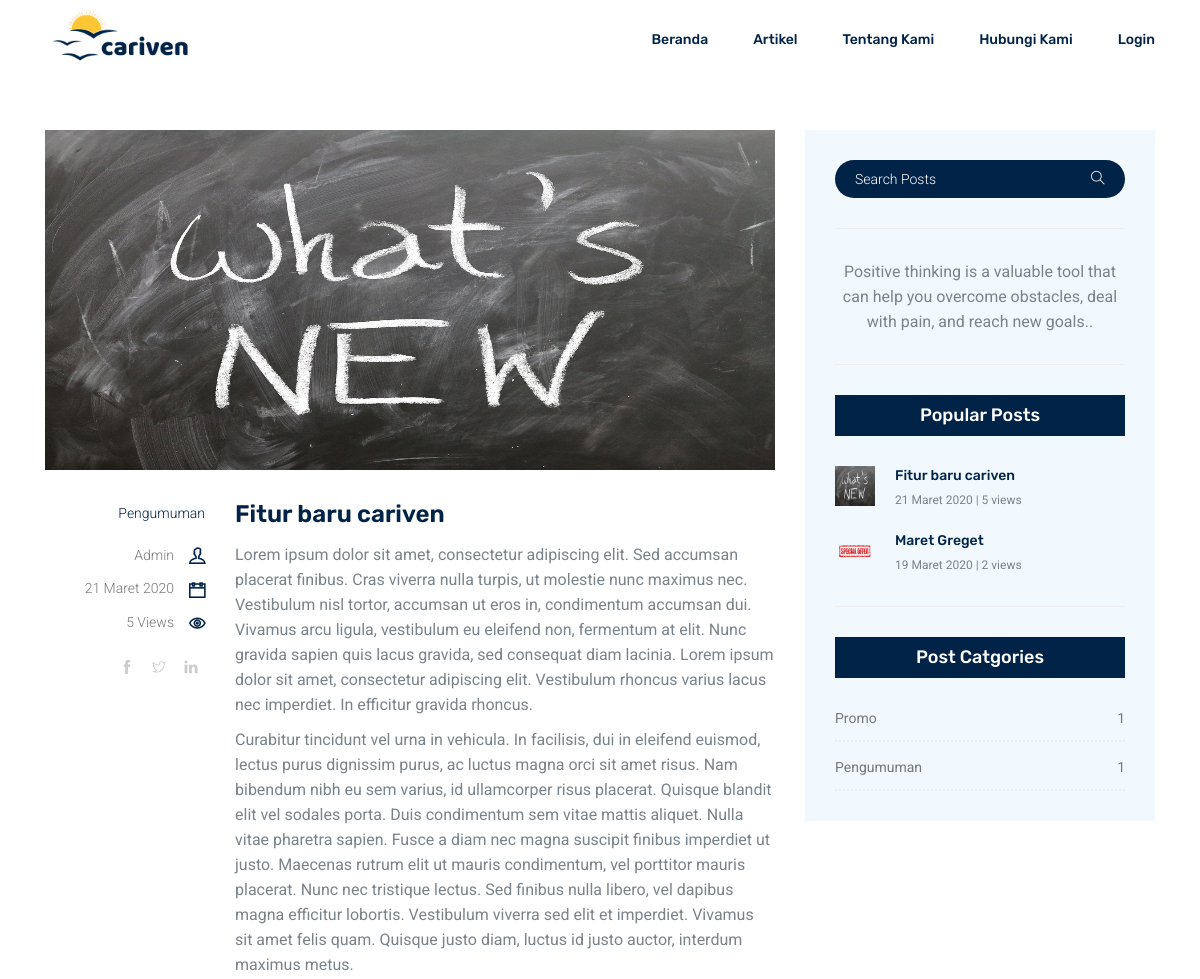
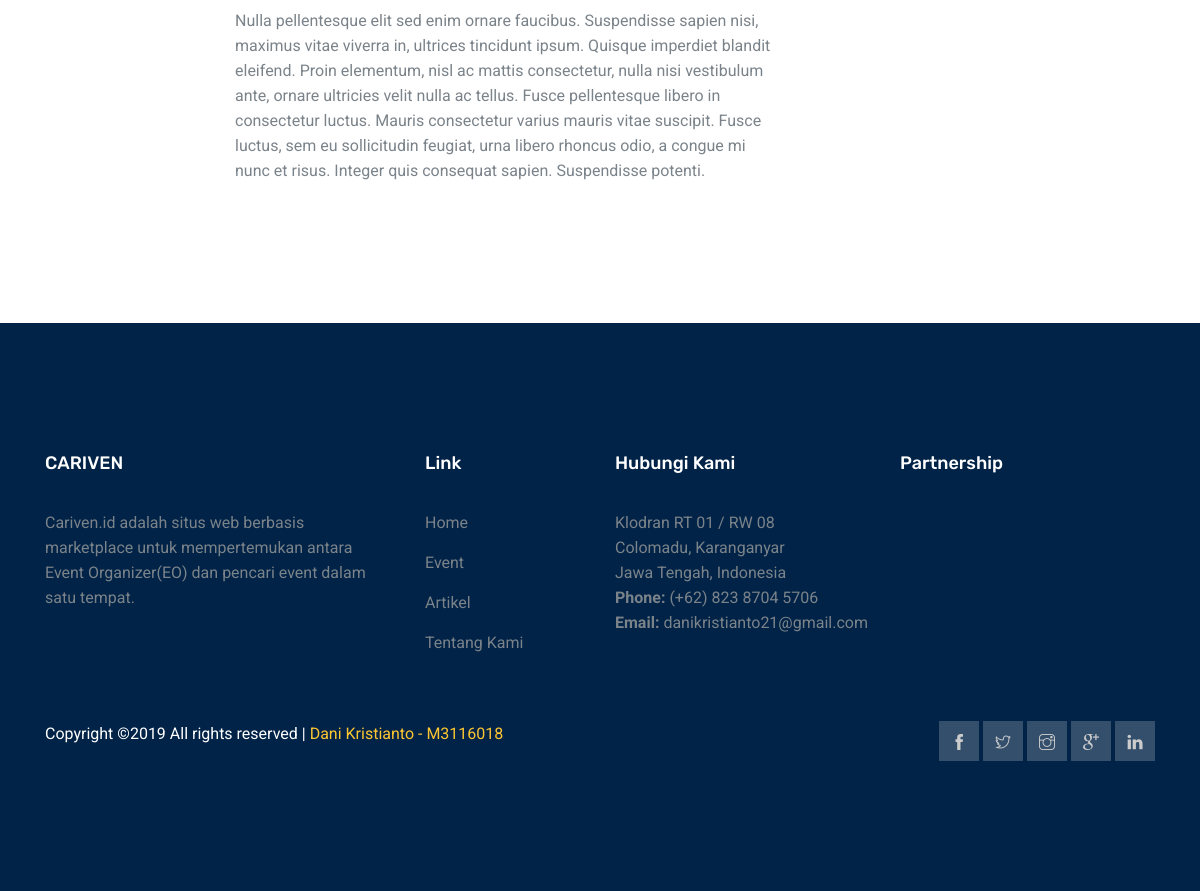
/artikel/fitur-baru-cariven, run on the app's committed database (2 pictures, top to bottom).
### tables this page shows
CREATE TABLE `news` (
  `id` int(11) NOT NULL,
  `title` varchar(100) NOT NULL,
  `slug` varchar(100) NOT NULL,
  `content` text NOT NULL,
  `category` int(11) NOT NULL,
  `image` varchar(50) NOT NULL,
  `views_count` int(11) NOT NULL DEFAULT 0,
  `created_by` int(11) NOT NULL,
  `created_at` timestamp NOT NULL DEFAULT current_timestamp(),
  `updated_at` timestamp NOT NULL DEFAULT current_timestamp() ON UPDATE current_timestamp()
);

CREATE TABLE `news_category` (
  `id` int(11) NOT NULL,
  `name` varchar(50) NOT NULL
);

CREATE TABLE `users` (
  `id` int(11) NOT NULL,
  `email` varchar(50) NOT NULL,
  `password` varchar(255) NOT NULL,
  `name` varchar(50) NOT NULL,
  `phone_number` varchar(13) NOT NULL,
  `short_bio` varchar(50) DEFAULT NULL,
  `address` text DEFAULT NULL,
  `profile_picture` varchar(50) NOT NULL DEFAULT 'default.png',
  `role` varchar(3) NOT NULL DEFAULT 'usr',
  `status` tinyint(1) NOT NULL DEFAULT 0,
  `status_description` varchar(50) DEFAULT NULL,
  `created_at` timestamp NOT NULL DEFAULT current_timestamp(),
  `updated_at` timestamp NOT NULL DEFAULT current_timestamp() ON UPDATE current_timestamp()
);

### application/controllers/News.php (called while the page is built, shortened)
<?php
class News extends CI_Controller
{
    function __construct()
    {
        $this->load->model('News_model','mNews');
        $this->load->library('form_validation');
    }
    function read($slug)
    {
        $row = $this->mNews->getBySlug($slug);
        $this->mNews->increaseReader($row->id);
        $popular_news  = $this->mNews->getPopularNews();
        $category_news = $this->mNews->getCategory();
        if ($row) {
            $data = array(
                'news_id'       => $row->id,
                'news_title'    => $row->title,
                'news_content'  => $row->content,
                'news_category' => $row->category_name,
                'slug'          => $row->slug,
                'news_image'    => $row->image,
                'news_count'    => $row->views_count,
                'news_admin'    => $row->user_name,
                'news_created'  => $row->created_at,
                'popular'       => $popular_news,
                'category'      => $category_news,
            );
            $this->load->view('news/news_read', $data);
        } else {
            $this->session->set_flashdata('message', 'Record Not Found');
            redirect(site_url('artikel'));
        }
    }
}

### index.php (called while the page is built, shortened)
<?php
require_once BASEPATH.'core/CodeIgniter.php';

### application/models/News_model.php (called while the page is built, shortened)
<?php
class News_model extends CI_Model
{
    public $table = 'news';
    public $id = 'id';
    public $order = 'DESC';
    function getPopularNews()
    {
        $this->db->order_by('views_count',$this->order)
                 ->limit(5);
        return $this->db->get($this->table)->result();
    }
    function getCategory()
    {
        $this->db->select('nc.id, nc.name, COUNT(n.created_by) AS jumlah_artikel')
                 ->from('news_category nc')
                 ->join('news n','nc.id = n.category','left')
                 ->group_by('nc.id')
                 ->order_by('nc.name', $this->order);
        return $this->db->get()->result();
    }
    function getBySlug($slug)
    {
        $this->db->select('n.*,nc.name as category_name,u.name as user_name')
                 ->from('news n')
                 ->join('news_category nc','nc.id = n.category')
                 ->join('users u','n.created_by = u.id')
                 ->where('n.slug', $slug);
        return $this->db->get()->row();
    }
    function increaseReader($id)
    {
        $this->db->where($this->id, $id)
                 ->set('views_count','`views_count`+1',FALSE)
                 ->update($this->table);
    }
}

### application/helpers/tgl_indo_helper.php (called while the page is built, shortened)
<?php  if ( ! defined('BASEPATH')) exit('No direct script access allowed');
    if ( ! function_exists('tgl_indo'))
    {
        function date_indo($tgl)
        {
            $ubah = gmdate($tgl, time()+60*60*8);
            $pecah = explode("-",$ubah);
            $tanggal = $pecah[2];
            $bulan = bulan($pecah[1]);
            $tahun = $pecah[0];
            return $tanggal.' '.$bulan.' '.$tahun;
        }
    }
    if ( ! function_exists('bulan'))
    {
        function bulan($bln)
        {
            switch ($bln)
            {
                case 3:
                    return "Maret";
                    break;
            }
        }
    }

### application/views/_partials/section-right-artikel.php (the view)
<div class="blog_right_sidebar">
	<aside class="single_sidebar_widget search_widget">
		<form action="<?= site_url('artikel/cari') ?>" method="get">
			<div class="input-group">
				<input type="text" class="form-control" name="v" placeholder="Search Posts">
				<span class="input-group-btn">
					<button class="btn btn-default" type="submit"><i class="ti-search"></i></button>
				</span>
			</div>
		</form>
		<div class="br"></div>
	</aside>
	<aside class="single_sidebar_widget author_widget">
		<p>Positive thinking is a valuable tool that can help you overcome obstacles, deal with pain,
			and reach new goals..</p>
		<div class="br"></div>
	</aside>
	<aside class="single_sidebar_widget popular_post_widget">
		<h3 class="widget_title">Popular Posts</h3>
		<?php foreach ($popular as $row): $dateCreated = date("Y-m-d", strtotime($row->created_at)); ?>
		<div class="media post_item">
			<img src="<?= base_url('assets/images/images-berita/'.$row->image) ?>" alt="post"
				style="width:40px; height: 40px;">
			<div class="media-body">
				<a href="<?= site_url('artikel/'.$row->slug) ?>">
					<h3><?= $row->title ?></h3>
				</a>
				<p><?= date_indo($dateCreated) . ' | ' . $row->views_count . ' views' ?></p>
			</div>
		</div>
		<?php endforeach ?>
		<div class="br"></div>
	</aside>
	<aside class="single_sidebar_widget post_category_widget">
		<h4 class="widget_title">Post Catgories</h4>
		<ul class="list cat-list">
			<?php foreach ($category as $row): ?>
			<li>
				<a href="<?= site_url('artikel/kategori/'.strtolower($row->name)) ?>"
					class="d-flex justify-content-between">
					<p><?= $row->name ?></p>
					<p><?= $row->jumlah_artikel ?></p>
				</a>
			</li>
			<?php endforeach ?>
		</ul>
	</aside>
</div>

### application/views/news/news_read.php (shortened to what this page needs)
<?php
	$this->load->view('_partials/header');
?>
<?php
    $this->load->view('_partials/navbar');
    $dateCreated = date("Y-m-d", strtotime($news_created));
?>
<section class="blog_area single-post-area section_gap">
	<div class="container">
		<div class="row">
			<div class="col-lg-8 posts-list">
				<div class="single-post row">
					<div class="col-lg-12">
						<div class="feature-img">
							<img class="img-fluid" src="<?= base_url('assets/images/images-berita/'.$news_image) ?>"
								style="width: 730px; height: 340px">
						</div>
					</div>
					<div class="col-lg-3  col-md-3">
						<div class="blog_info text-right">
							<div class="post_tag">
								<a href="#"><?= $news_category ?></a>
							</div>
							<ul class="blog_meta list">
								<li><a href="#"><?= $news_admin ?><i class="ti-user"></i></a></li>
								<li><a href="#"></i> <?= date_indo($dateCreated) ?><i class="ti-calendar"></i></a></li>
								<li><a href="#"><?= $news_count ?> Views<i class="ti-eye"></i></a></li>
							</ul>
							<ul class="social-links">
								<li><a href="#"><i class="ti-facebook"></i></a></li>
								<li><a href="#"><i class="ti-twitter"></i></a></li>
								<li><a href="#"><i class="ti-linkedin"></i></a></li>
							</ul>
						</div>
					</div>
					<div class="col-lg-9 col-md-9 blog_details">
						<h2><?= $news_title ?></h2>
						<p class="excert"><?= $news_content ?></p>
					</div>
				</div>
			</div>
			<div class="col-lg-4">
                <?php $this->load->view('_partials/section-right-artikel'); ?>
			</div>
		</div>
	</div>
</section>

### data on the page
news: image (picture), news_category.name "Pengumuman", users.name "Admin", created_at "21 Maret 2020", views_count "5", title "Fitur baru cariven", content "Lorem ipsum dolor sit amet, consectetur adipiscing elit. Sed accumsan placerat finibus. Cras viverra nulla turpis, ut molestie nunc maximus nec. Vestibulum nisl tortor, accumsan ut eros in, condimentum accumsan dui. Vivamus arcu ligula, vestibulum eu eleifend non, fermentum at elit. Nunc gravida sapien quis lacus gravida, sed consequat diam lacinia. Lorem ipsum dolor sit amet, consectetur adipiscing elit. Vestibulum rhoncus varius lacus nec imperdiet. In efficitur gravida rhoncus. Curabitur tincidunt vel urna in vehicula. In facilisis, dui in eleifend euismod, lectus purus dignissim purus, ac luctus magna orci sit amet risus. Nam bibendum nibh eu sem varius, id ullamcorper risus placerat.…"
news: image (picture), title "Maret Greget", created_at "19 Maret 2020", views_count "2"
news_category: name "Promo", jumlah_artikel "1"
news_category: name "Pengumuman", jumlah_artikel "1"
